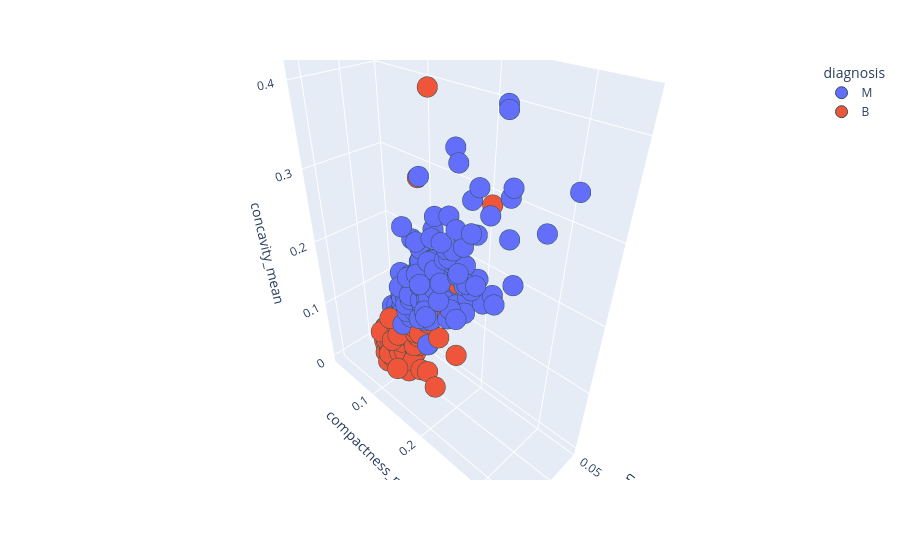

Source (notebook cell):
### Markdown cell above
# 3d data

### Code cell
import plotly.express as px
fig=px.scatter_3d(df,x=df['smoothness_mean'],y=df['compactness_mean'],z=df['concavity_mean'],color=df['diagnosis'])
fig.update_traces(marker=dict(size=12,line=dict(width=1,color='DarkSlateGrey')),
                  selector=dict(mode='markers'))
fig.show()

### Figure 1 — Plotly figure (JSON) as saved in the notebook; plotly's stock layout.template omitted (floating-point values rounded to 4 significant figures; data arrays with more than 128 entries replaced by an {"elided": "..."} marker saying what was removed)
{"data": [{"hovertemplate": "diagnosis=M<br>smoothness_mean=%{x}<br>compactness_mean=%{y}<br>concavity_mean=%{z}<extra></extra>", "legendgroup": "M", "marker": {"color": "#636efa", "line": {"color": "DarkSlateGrey", "width": 1}, "size": 12, "symbol": "circle"}, "mode": "markers", "name": "M", "scene": "scene", "showlegend": true, "type": "scatter3d", "x": {"elided": "212 float values"}, "y": {"elided": "212 float values"}, "z": {"elided": "212 float values"}}, {"hovertemplate": "diagnosis=B<br>smoothness_mean=%{x}<br>compactness_mean=%{y}<br>concavity_mean=%{z}<extra></extra>", "legendgroup": "B", "marker": {"color": "#EF553B", "line": {"color": "DarkSlateGrey", "width": 1}, "size": 12, "symbol": "circle"}, "mode": "markers", "name": "B", "scene": "scene", "showlegend": true, "type": "scatter3d", "x": {"elided": "357 float values"}, "y": {"elided": "357 float values"}, "z": {"elided": "357 float values"}}], "layout": {"legend": {"title": {"text": "diagnosis"}, "tracegroupgap": 0}, "margin": {"t": 60}, "scene": {"domain": {"x": [0, 1], "y": [0, 1]}, "xaxis": {"title": {"text": "smoothness_mean"}}, "yaxis": {"title": {"text": "compactness_mean"}}, "zaxis": {"title": {"text": "concavity_mean"}}}}}
